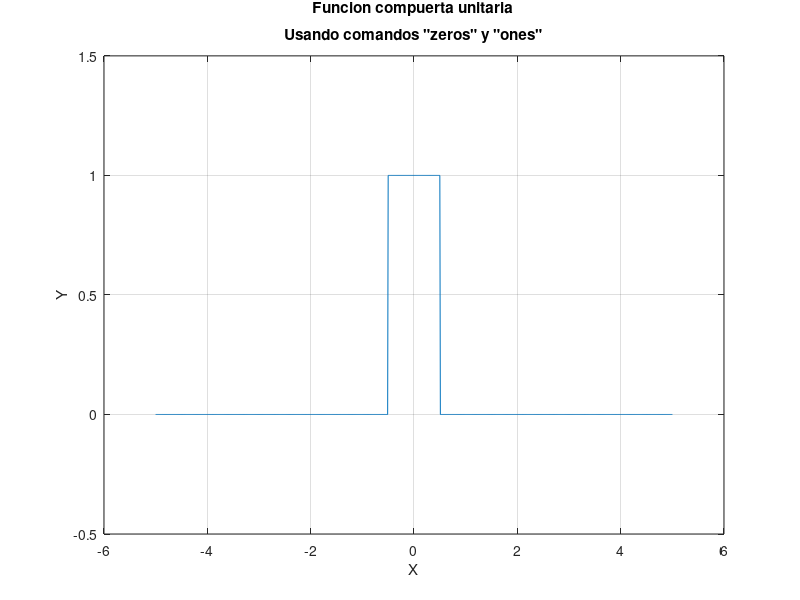

Source code (MATLAB):
clear all
close all
clc

L = 1;

X = -5:0.01:5;
Y = ones(size(X)).*(-0.5*L*ones(size(X)) <= X & X <= 0.5*L*ones(size(X)));

plot(X,Y)
ylim([-0.5, 1.5])
xlabel('X');
ylabel('Y');
title(sprintf('Funcion compuerta unitaria\n\nUsando comandos "zeros" y "ones"'));
grid on
